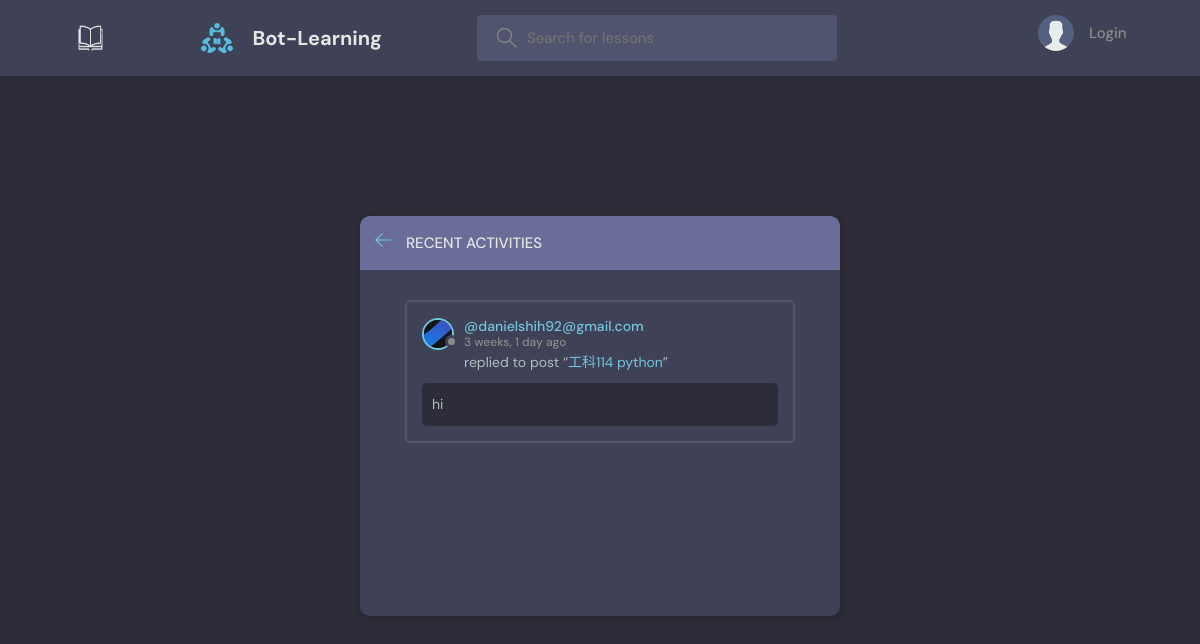
The page /activity/ on the database as committed earlier.
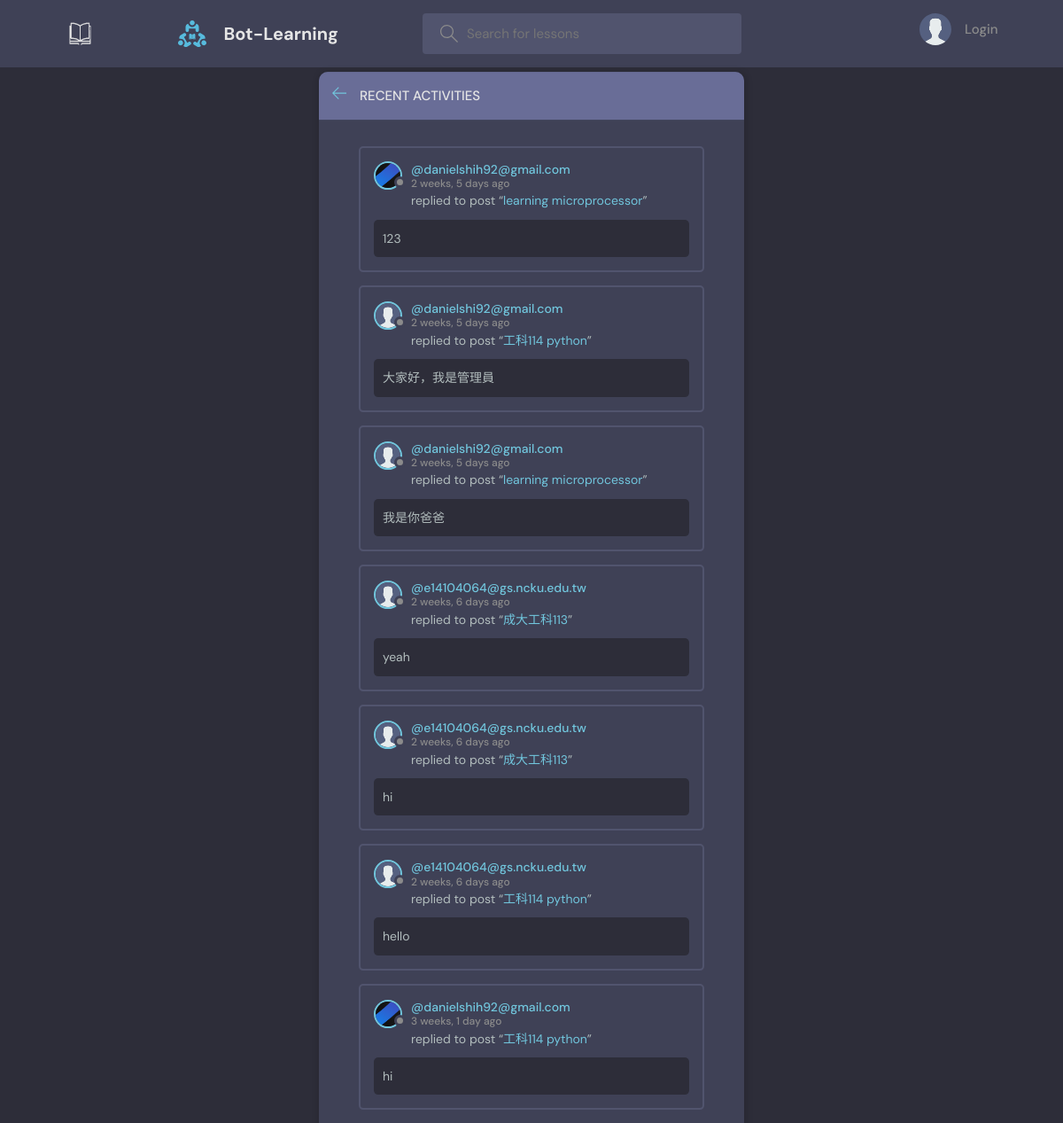
The same page on the database as committed later.
### base/models.py (models this page shows, shortened)
class Message(models.Model):
    user = models.ForeignKey(User, on_delete=models.CASCADE)
    room = models.ForeignKey(Room, on_delete=models.CASCADE)
    body = models.TextField()
    updated = models.DateTimeField(auto_now=True)
    created = models.DateTimeField(auto_now_add=True)
    class Meta:
        ordering = ['-updated', '-created']

class User(AbstractUser):
    name = models.CharField(max_length=200, null=True)
    email = models.EmailField(unique=True, null=True)
    bio = models.TextField(null=True)
    avatar = models.ImageField(null=True, default="avatar.svg")
    objects = CustomUserManager()
    USERNAME_FIELD = 'email'
    REQUIRED_FIELDS = []

class Room(models.Model):
    host = models.ForeignKey(User, on_delete=models.SET_NULL, null=True)
    topic = models.ForeignKey(Topic, on_delete=models.SET_NULL, null=True)
    name = models.CharField(max_length=200)
    description = models.TextField(null=True, blank=True)
    participants = models.ManyToManyField(
        User, related_name='participants', blank=True)
    updated = models.DateTimeField(auto_now=True)
    created = models.DateTimeField(auto_now_add=True)
    class Meta:
        ordering = ['-updated', '-created']
    def __str__(self):
        return self.name

### base/views.py (the view)
# urls.py: path('activity/', views.activityPage, name="activity"),
def activityPage(request):
    room_messages = Message.objects.all()
    return render(request, 'base/activity.html', {'room_messages': room_messages})

### base/templates/base/activity.html (shortened to what this page needs)
{% extends 'main.html' %}
{% block content %}
<main class="layout">
  <div class="container">
    <div class="layout__box">
      <div class="layout__boxHeader">
        <div class="layout__boxTitle">
          <a href="{% url 'home' %}">
            <svg version="1.1" xmlns="http://www.w3.org/2000/svg" width="32" height="32" viewBox="0 0 32 32">
              <title>arrow-left</title>
              <path
                d="M13.723 2.286l-13.723 13.714 13.719 13.714 1.616-1.611-10.96-10.96h27.625v-2.286h-27.625l10.965-10.965-1.616-1.607z">
              </path>
              </path>
            </svg>
          </a>
          <h3>Recent Activities</h3>
        </div>
      </div>
      <div class="activities-page layout__body">
        {% for message in room_messages %}
        <div class="activities__box">
          <div class="activities__boxHeader roomListRoom__header">
            <a href="{% url 'user-profile' message.user.id %}" class="roomListRoom__author">
              <div class="avatar avatar--small">
                <img src="{{message.user.avatar.url}}" />
              </div>
              <p>
                @{{message.user}}
                <span>{{message.created|timesince}} ago</span>
              </p>
            </a>
          </div>
          <div class="activities__boxContent">
            <p>replied to post “<a href="{% url 'room' message.room.id %}">{{message.room}}</a>”</p>
            <div class="activities__boxRoomContent">
              {{message.body}}
            </div>
          </div>
        </div>
        {% endfor %}
      </div>
    </div>
  </div>
</main>
{% endblock content %}

Rows that differ between the two databases and show on the page:
added Message: user.avatar (picture), user "danielshih92@gmail.com", created "2 weeks, 5 days", room "learning microprocessor", body "123"
added Message: user.avatar (placeholder picture), user "danielshi92@gmail.com", created "2 weeks, 5 days", room "工科114 python", body "大家好，我是管理員"
added Message: user.avatar (placeholder picture), user "danielshi92@gmail.com", created "2 weeks, 5 days", room "learning microprocessor", body "我是你爸爸"
added Message: user.avatar (placeholder picture), user "e14104064@gs.ncku.edu.tw", created "2 weeks, 6 days", room "成大工科113", body "yeah"
added Message: user.avatar (placeholder picture), user "e14104064@gs.ncku.edu.tw", created "2 weeks, 6 days", room "成大工科113", body "hi"
added Message: user.avatar (placeholder picture), user "e14104064@gs.ncku.edu.tw", created "2 weeks, 6 days", room "工科114 python", body "hello"
